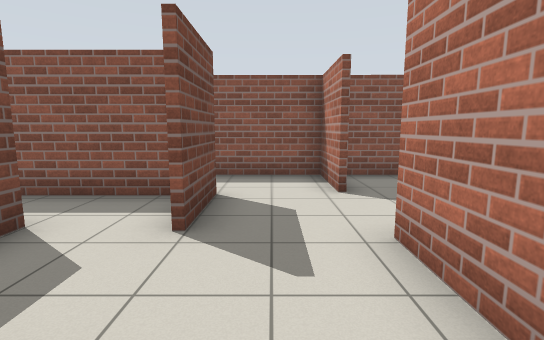
view 1 (above)

23 first-person views from a walk through a robot-simulator world made for Gazebo. The camera is 1.2 m above the floor, tilts 8° down and sees 85° across. The floor is counted in squares, 1 m on a side. Each view is taken from the middle of a square. On the plan, view 1 faces up. The plan holds only what a view shows up to about 13 squares ahead; the rest is blank.

view 2
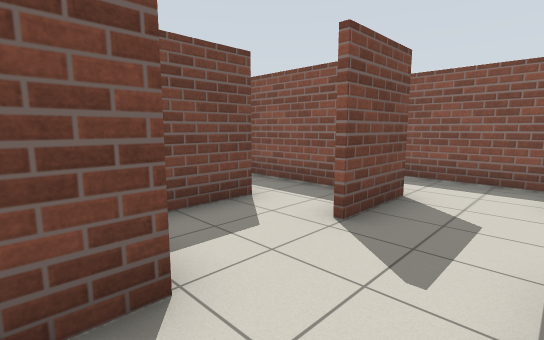

view 3
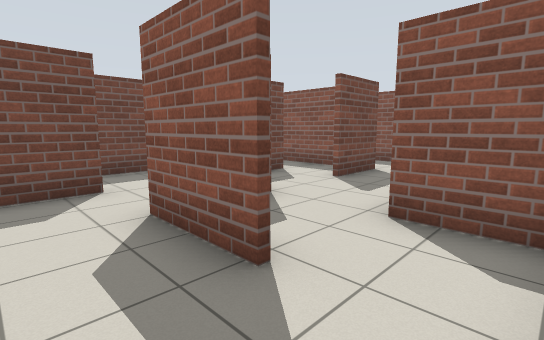

view 4
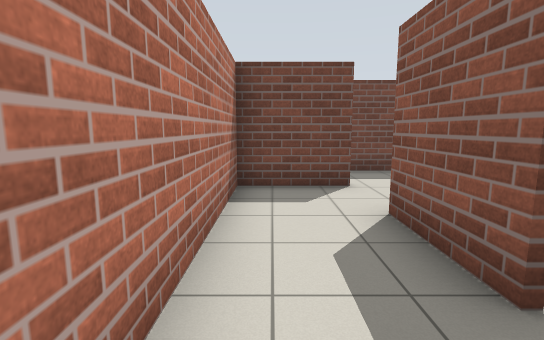

view 5
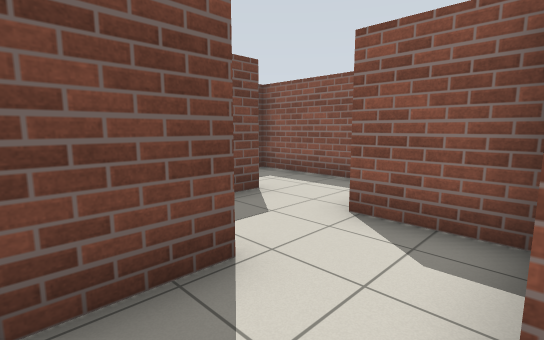

view 6
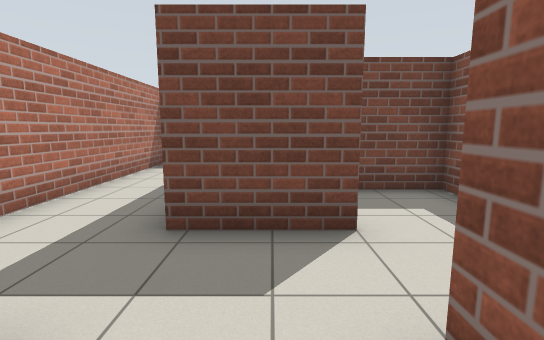

view 7
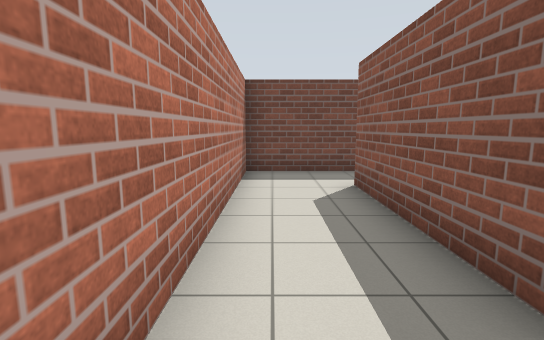

view 8
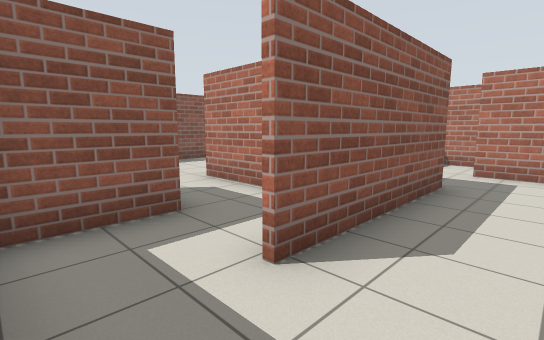

view 9
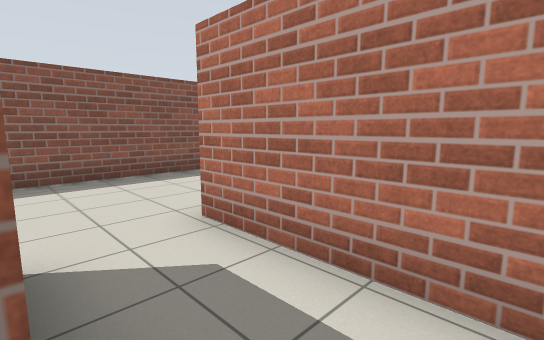

view 10
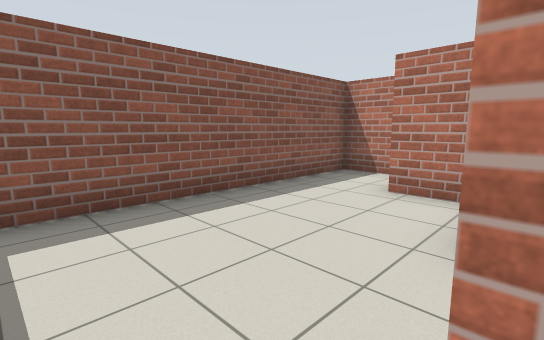

view 11
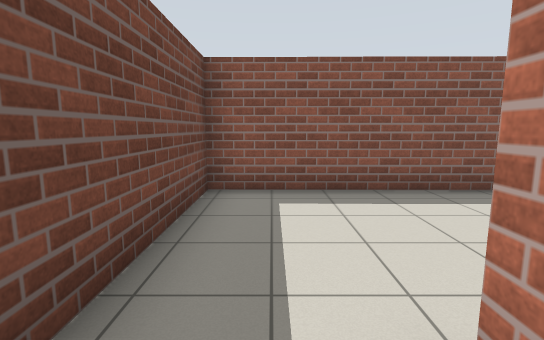

view 12
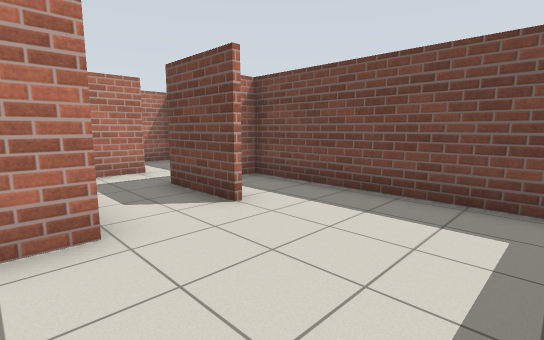

view 13
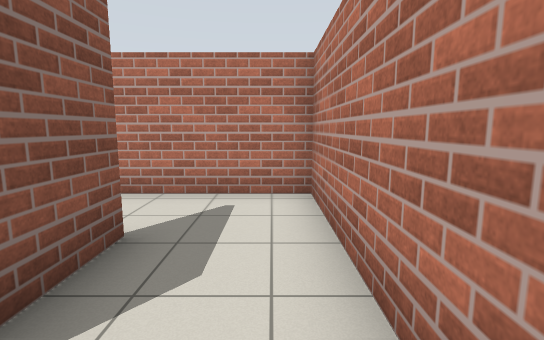

view 14
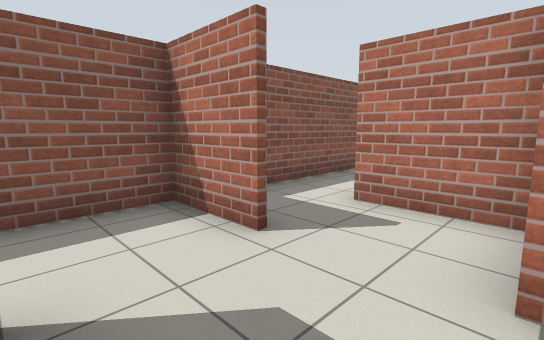

view 15
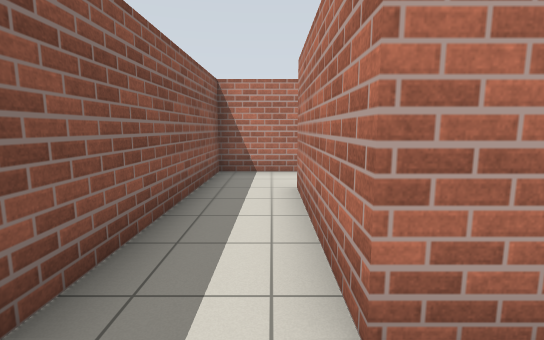

view 16
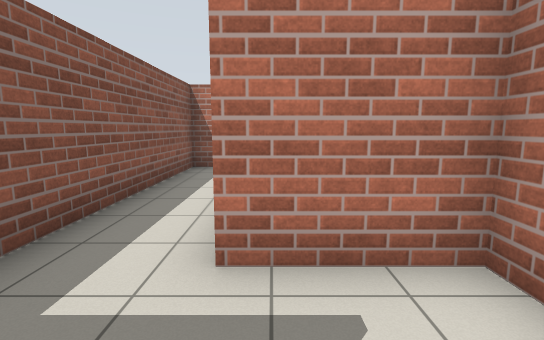

view 17
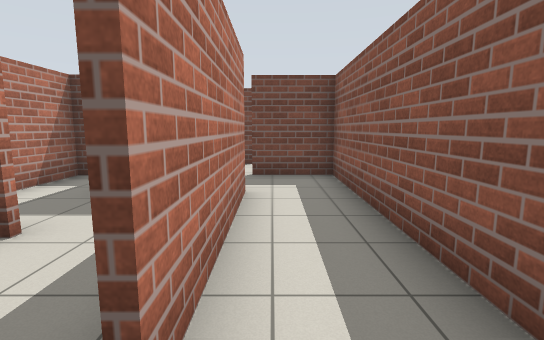

view 18
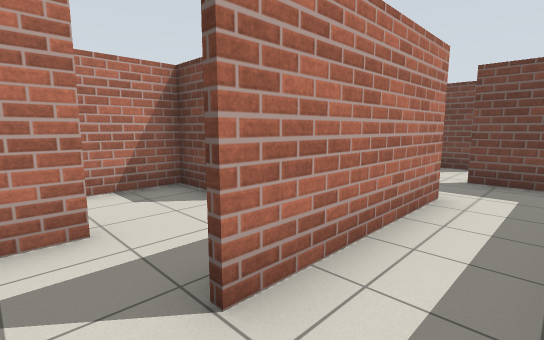

view 19
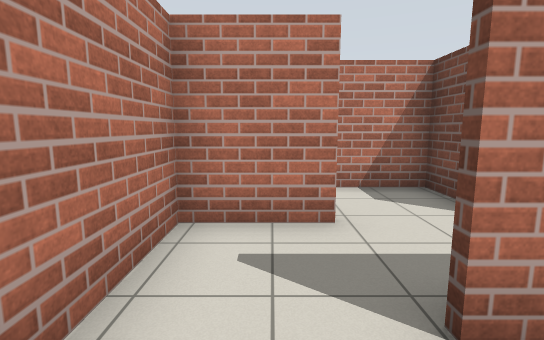

view 20
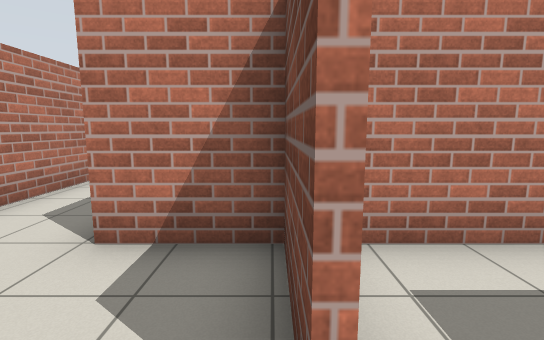

view 21
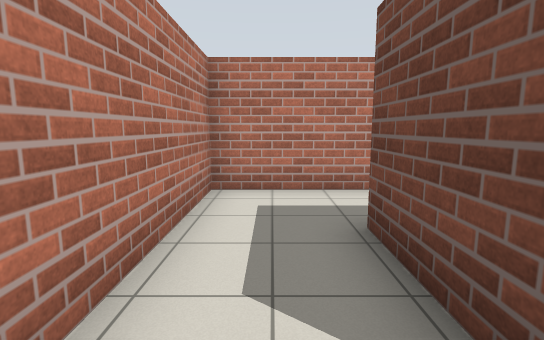

view 22
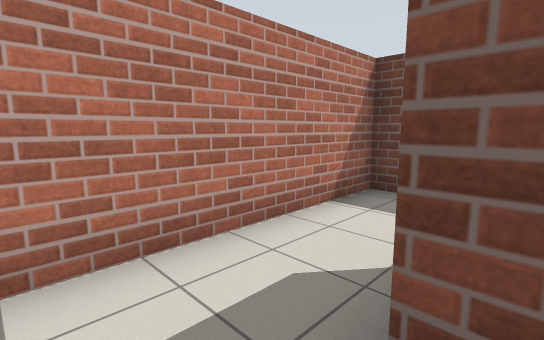

view 23
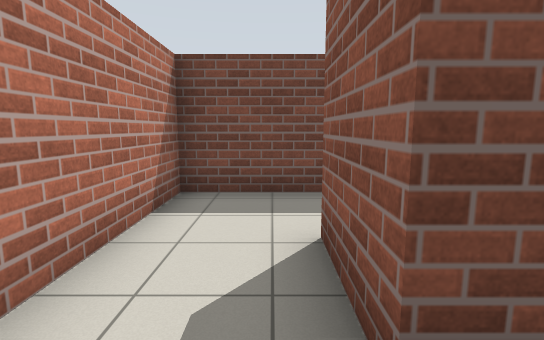

### Floor plan
Key: @ floor where view 1 was taken; # wall or solid block; . floor.
Columns run from 13 left of view 1 to 10 right of it. Each row starts with its distance up from view 1.
  8 ########################
  7 #.........#...#........#
  6 #.........#...#........#
  5 #.......#####....####..#
  4 #.......#...#....#.....#
  3 #..#.######...####.#..##
  2 #..#.#....#...#....#...#
  1 ####.#..#.###.########.#
  0  ....#  #...#@...#   #.#
 -1 #..######...###..#.###.#
 -2 #.........#......#.....#
 -3 #.........#......#.....#
 -4 ########################

Positions as (right, up) in squares from view 1, and headings:
1: (0, 0), facing up
2: (1, 0), facing up-left
3: (3, -3), facing up-left
4: (3, -3), facing left
5: (-1, -3), facing up-left
6: (-2, 0), facing left
7: (-4, -3), facing left
8: (-12, -3), facing up-right
9: (-10, 0), facing up-right
10: (-11, 3), facing up-right
11: (-11, 2), facing up
12: (-7, 7), facing down-left
13: (-2, -3), facing right
14: (-1, 3), facing up-right
15: (2, 6), facing right
16: (1, 5), facing right
17: (9, 6), facing left
18: (9, 7), facing down-left
19: (9, 7), facing down
20: (6, 4), facing down
21: (9, 2), facing down
22: (9, -1), facing down-left
23: (9, -2), facing left
